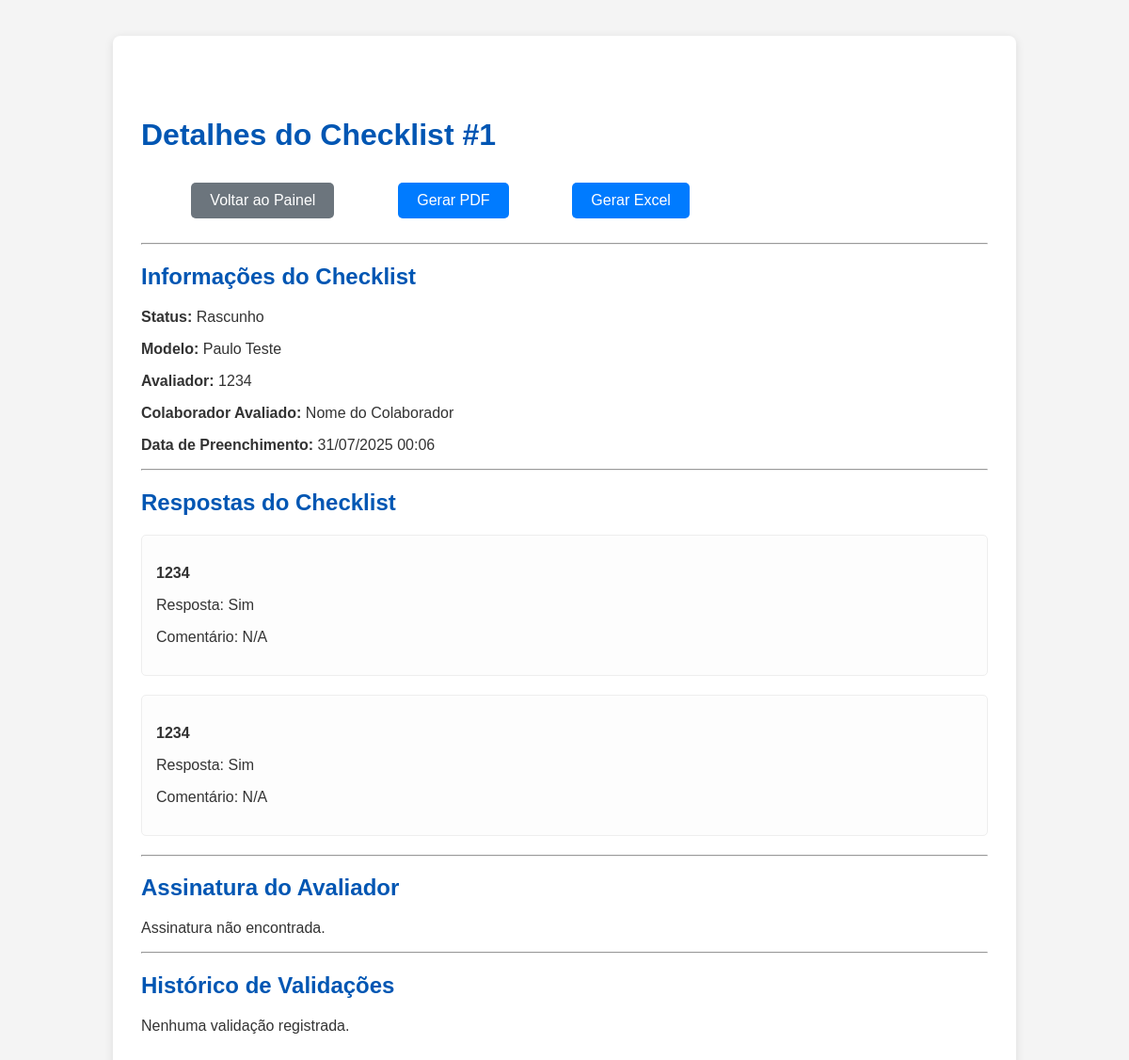
/ver_detalhes/1 (signed in), run on the app's committed database.
### models.py (models this page shows, shortened)
class Checklist(db.Model):
    id = db.Column(db.Integer, primary_key=True)
    template_id = db.Column(db.Integer, db.ForeignKey('checklist_template.id', name='fk_checklist_template'), nullable=False) # Named constraint
    created_by_user_id = db.Column(db.Integer, db.ForeignKey('user.id', name='fk_checklist_creator'), nullable=True) # Named constraint
    evaluator_user_id = db.Column(db.Integer, db.ForeignKey('user.id', name='fk_checklist_evaluator'), nullable=True) # Named constraint
    evaluated_employee_name = db.Column(db.String(100), nullable=False)
    employee_matricula = db.Column(db.String(50), nullable=True)
    employee_position = db.Column(db.String(100), nullable=True)
    shift = db.Column(db.String(50), nullable=False)
    area = db.Column(db.String(100), nullable=False)
    training_date = db.Column(db.Date, nullable=False, default=datetime.utcnow().date())
    training_coach = db.Column(db.String(100), nullable=False)
    training_load_hours = db.Column(db.String(50), nullable=True)
    training_process_desc = db.Column(db.Text, nullable=True)
    start_datetime = db.Column(db.DateTime, nullable=True)
    end_datetime = db.Column(db.DateTime, nullable=True)
    current_status = db.Column(db.String(50), default='Rascunho', nullable=False)
    saved_partially = db.Column(db.Boolean, default=True)
    evaluator_signature_data = db.Column(db.LargeBinary, nullable=True)
    evaluator_signature_name = db.Column(db.String(100), nullable=True)
    evaluator_signature_datetime = db.Column(db.DateTime, nullable=True)
    created_at = db.Column(db.DateTime, default=datetime.utcnow)
    updated_at = db.Column(db.DateTime, default=datetime.utcnow, onupdate=datetime.utcnow)
    answers = db.relationship('ChecklistAnswer', backref='checklist', lazy=True)
    validation_logs = db.relationship('ValidationLog', backref='checklist', lazy=True)

class ChecklistTemplate(db.Model):
    id = db.Column(db.Integer, primary_key=True)
    name = db.Column(db.String(200), nullable=False, unique=True)
    description = db.Column(db.Text, nullable=True)
    sector = db.Column(db.String(100), nullable=False)
    is_active = db.Column(db.Boolean, default=True)
    created_at = db.Column(db.DateTime, default=datetime.utcnow)
    updated_at = db.Column(db.DateTime, default=datetime.utcnow, onupdate=datetime.utcnow)
    items = db.relationship('ChecklistItemTemplate', backref='template', lazy=True, order_by='ChecklistItemTemplate.order_index')
    checklists = db.relationship('Checklist', backref='template', lazy=True)

class User(db.Model, UserMixin):
    id = db.Column(db.Integer, primary_key=True)
    username = db.Column(db.String(80), unique=True, nullable=False)
    email = db.Column(db.String(120), unique=True, nullable=False)
    password_hash = db.Column(db.String(128), nullable=False)
    role_id = db.Column(db.Integer, db.ForeignKey('role.id', name='fk_user_role'), nullable=False)  # Named constraint
    is_active = db.Column(db.Boolean, default=True)
    created_at = db.Column(db.DateTime, default=datetime.utcnow)
    checklists_created = db.relationship('Checklist', foreign_keys='Checklist.created_by_user_id', backref='creator', lazy=True)
    checklists_evaluated = db.relationship('Checklist', foreign_keys='Checklist.evaluator_user_id', backref='evaluator', lazy=True)
    validation_logs = db.relationship('ValidationLog', backref='validator', lazy=True)

class ChecklistAnswer(db.Model):
    id = db.Column(db.Integer, primary_key=True)
    checklist_id = db.Column(db.Integer, db.ForeignKey('checklist.id', name='fk_checklist_answer_checklist'), nullable=False) # Named constraint
    item_template_id = db.Column(db.Integer, db.ForeignKey('checklist_item_template.id', name='fk_checklist_answer_item_template'), nullable=False) # Named constraint
    answer = db.Column(db.String(20), nullable=False)
    comment = db.Column(db.Text, nullable=True)
    created_at = db.Column(db.DateTime, default=datetime.utcnow)
    updated_at = db.Column(db.DateTime, default=datetime.utcnow, onupdate=datetime.utcnow)
    item_template = db.relationship('ChecklistItemTemplate', backref='answers', lazy=True)

class ChecklistItemTemplate(db.Model):
    id = db.Column(db.Integer, primary_key=True)
    template_id = db.Column(db.Integer, db.ForeignKey('checklist_template.id', name='fk_checklist_item_template_template'), nullable=False) # Named constraint
    question_number = db.Column(db.Integer, nullable=False)
    question_text = db.Column(db.Text, nullable=False)
    requires_comment_if_no = db.Column(db.Boolean, default=False)
    order_index = db.Column(db.Integer, nullable=False)

### routes.py (the view)
@app.route('/ver_detalhes/<int:checklist_id>')
@login_required
def ver_detalhes(checklist_id):
    checklist = Checklist.query.get_or_404(checklist_id)
    return render_template('ver_detalhes.html', checklist=checklist)

### app.py (called while the page is built)
@login_manager.user_loader
def load_user(user_id):
    return User.query.get(int(user_id))

### templates/ver_detalhes.html (shortened to what this page needs)
<!DOCTYPE html>
<html lang="pt-br">
<head>
    <link rel="stylesheet" href="{{ url_for('static', filename='css/style.css') }}">
</head>
<body>
    <div class="container">
        <header>
            <h1>Detalhes do Checklist #{{ checklist.id }}</h1>
            <a href="{{ url_for('index') }}" class="button secondary">Voltar ao Painel</a>
            <a href="{{ url_for('gerar_pdf', checklist_id=checklist.id) }}" class="button">Gerar PDF</a>
            <a href="{{ url_for('gerar_excel', checklist_id=checklist.id) }}" class="button">Gerar Excel</a>
        </header>
        <hr>
        <h2>Informações do Checklist</h2>
        <p><strong>Status:</strong> {{ checklist.current_status }}</p>
        <p><strong>Modelo:</strong> {{ checklist.template.name }}</p>
        <p><strong>Avaliador:</strong> {{ checklist.evaluator.username }}</p>
        <p><strong>Colaborador Avaliado:</strong> {{ checklist.evaluated_employee_name }}</p>
        <p><strong>Data de Preenchimento:</strong> {{ checklist.created_at.strftime('%d/%m/%Y %H:%M') }}</p>
        <hr>
        <h2>Respostas do Checklist</h2>
        {% for answer in checklist.answers %}
            <div class="checklist-item">
                <p><strong>{{ answer.item_template.question_text }}</strong></p>
                <p>Resposta: {{ answer.answer }}</p>
                <p>Comentário: {{ answer.comment or 'N/A' }}</p>
            </div>
        {% endfor %}
        <hr>
        <h2>Assinatura do Avaliador</h2>
        {% if checklist.evaluator_signature_data %}
            <img alt="Assinatura do Avaliador" class="assinatura-img">
            <p><strong>Nome:</strong> {{ checklist.evaluator_signature_name }}</p>
            <p><strong>Data:</strong> {{ checklist.evaluator_signature_datetime.strftime('%d/%m/%Y %H:%M') }}</p>
        {% else %}
            <p>Assinatura não encontrada.</p>
        {% endif %}
        <hr>
        <h2>Histórico de Validações</h2>
        {% if checklist.validation_logs %}
            {% for log in checklist.validation_logs %}
                <div class="validation-log-item">
                    <p><strong>Validado por:</strong> {{ log.validator.username }} ({{ log.validator.role_obj.name }})</p>
                    <p><strong>Status:</strong> {{ log.validation_status }}</p>
                    <p><strong>Comentário:</strong> {{ log.comment or 'N/A' }}</p>
                    {% if log.signature_data %}
                        <img alt="Assinatura de Validação" class="assinatura-img">
                    {% endif %}
                    <p><strong>Data:</strong> {{ log.validation_datetime.strftime('%d/%m/%Y %H:%M') }}</p>
                </div>
            {% endfor %}
        {% else %}
            <p>Nenhuma validação registrada.</p>
        {% endif %}
    </div>
</body>
</html>

### static/css/style.css (style rules this page uses)
body { font-family: Arial, sans-serif; margin: 0; padding: 20px; background-color: #f4f4f4; color: #333; }
.container { max-width: 900px; margin: 0 auto; background-color: #fff; padding: 30px; border-radius: 8px; box-shadow: 0 2px 10px rgba(0, 0, 0, 0.1); }
h1, h2, h3 { color: #0056b3; }
.button { display: inline-block; background-color: #007bff; color: white; padding: 10px 20px; border: none; border-radius: 5px; cursor: pointer; text-decoration: none; font-size: 16px; margin-right: 10px; margin-top: 10px; }
.button.secondary { background-color: #6c757d; }
.checklist-item { margin-bottom: 20px; padding: 15px; border: 1px solid #eee; border-radius: 5px; background-color: #fdfdfd; }

### data on the page
Checklist: id "1", current_status "Rascunho", evaluated_employee_name "Nome do Colaborador", created_at "31/07/2025 00:06"
ChecklistTemplate: template.name "Paulo Teste"
User: evaluator.username "1234"
ChecklistAnswer: item_template.question_text "1234", answer "Sim", comment "N/A"
ChecklistAnswer: item_template.question_text "1234", answer "Sim", comment "N/A"
